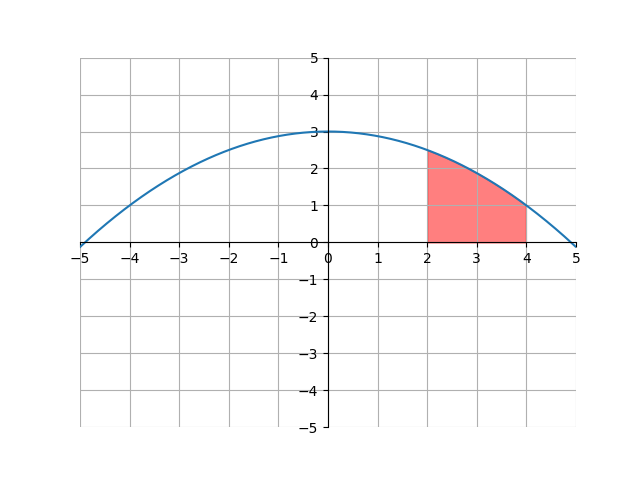

The script that drew this image:
import matplotlib.pyplot as plt
import numpy as np

x = np.arange(-5, 5, .01)
y = -0.125 * x * x + 3
x1 = np.arange(2, 4, .01)
y1 = np.linspace(0, 0, 200)
y2 =  -0.125 * x1 * x1 + 3

ax = plt.gca()
ax.spines['top'].set_color('none')
ax.spines['left'].set_position('zero')
ax.spines['right'].set_color('none')
ax.spines['bottom'].set_position('zero')

plt.xlim(-5, 5)
plt.ylim(-5, 5)
plt.xticks(np.arange(min(x), max(x)+1, 1.0))
plt.yticks(np.arange(-5, 5+1, 1.0))
plt.plot(x, y)

ax.fill_between(x1, y1, y2, color="red", alpha=0.5)

plt.grid(True)
plt.show()
